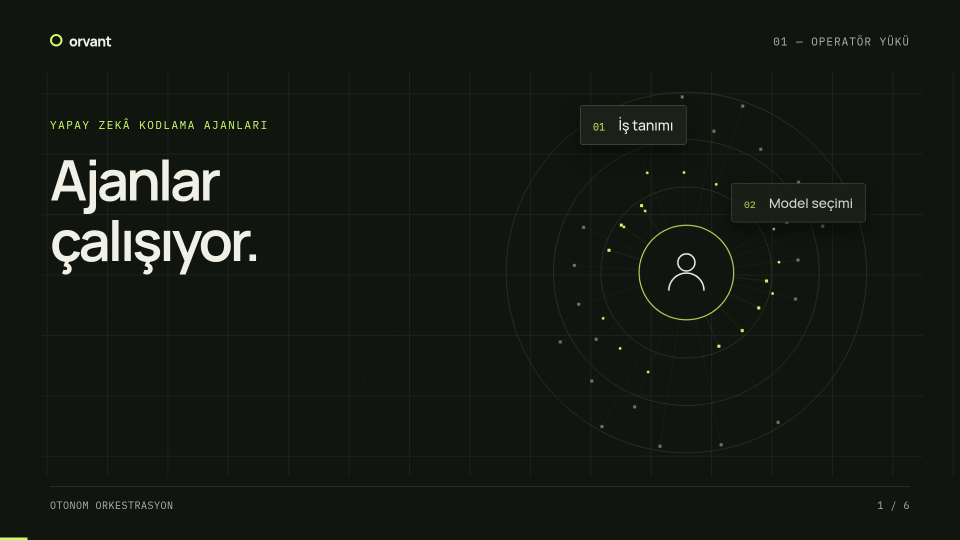
#> input picture testler/t12-orvant-tanitim-serbest/astra/qa/frame-1.5.png, 1920 x 1080 px (shown at 1/2 size); its folder holds only this picture in this run
$ python contact.py
#> lines starting #> are read from the running program, lines starting #| are printed output that depends on the picture
from PIL import Image,ImageDraw
from pathlib import Path
files=sorted(Path('qa').glob('frame-*.png'),key=lambda p:float(p.stem.split('-')[1]))
out=Image.new('RGB',(1280,384*((len(files)+1)//2)), '#20251c');d=ImageDraw.Draw(out)
#> after `out = Image.new('RGB', (1280, 384 * ((len(files) + 1) // 2)), '#20251c`:
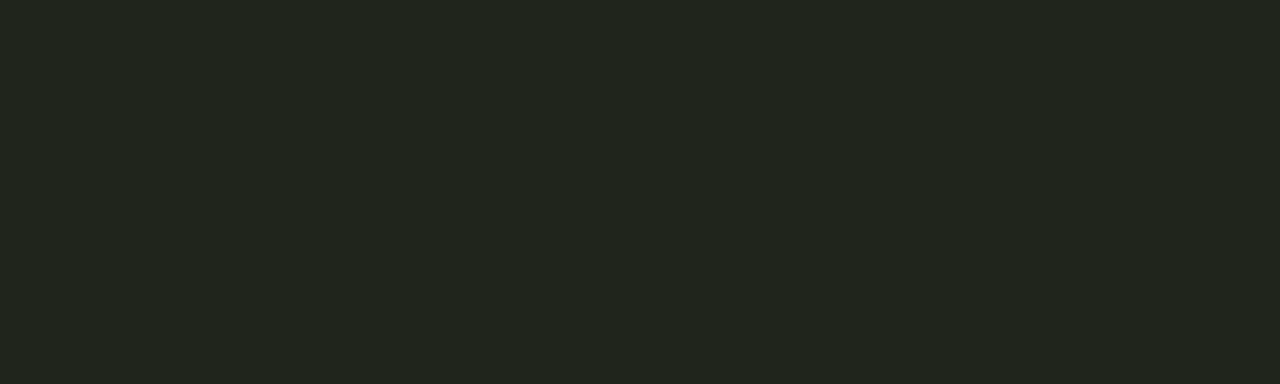
#> out: PIL image 1280x384 RGB; mean R, G, B 32, 37, 28
for i,p in enumerate(files):
 im=Image.open(p);im.thumbnail((640,360));x=(i%2)*640;y=(i//2)*384;out.paste(im,(x,y));d.text((x+12,y+364),p.stem,fill='white')
#> further down, im is the input picture: PIL image 1920x1080 RGB; mean R, G, B 21.1, 25.3, 19.7
#> after `im.thumbnail((640, 360))`:
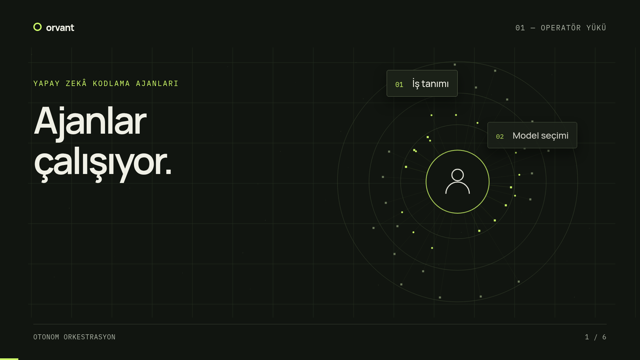
#> im: PIL image 640x360 RGB; mean R, G, B 21.1, 25.3, 19.7
out.save('qa/contact.jpg')
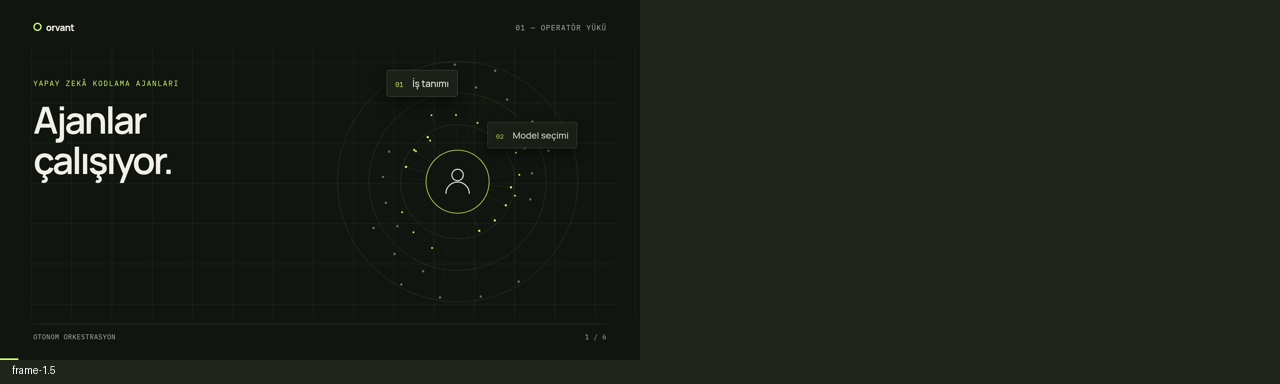
#> saved as contact.jpg: PIL image 1280x384 RGB; mean R, G, B 26.9, 31.5, 24.1

$ run again, on testler/t12-orvant-tanitim-serbest/astra/qa/frame-20.5.png
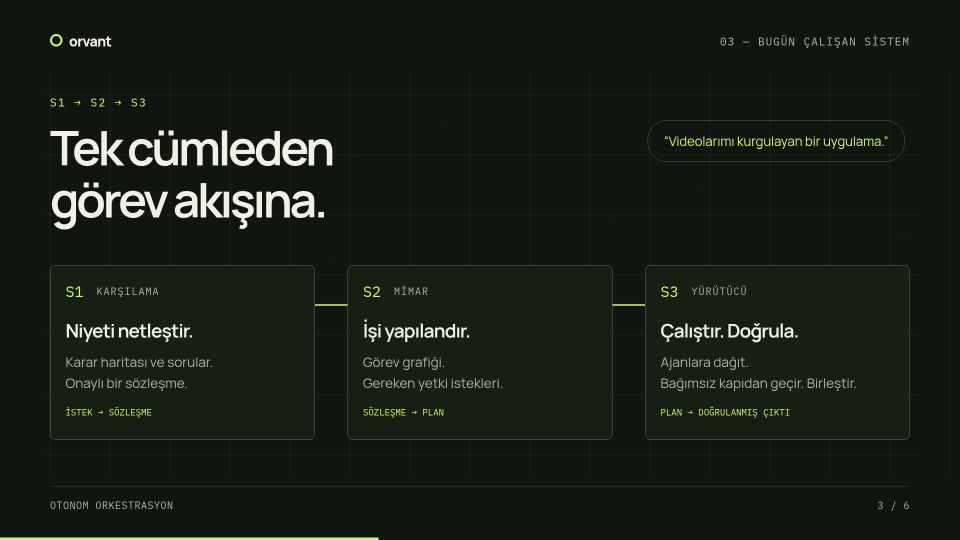
#> input picture testler/t12-orvant-tanitim-serbest/astra/qa/frame-20.5.png, 1920 x 1080 px (shown at 1/2 size)
#> im is the input picture: PIL image 1920x1080 RGB; mean R, G, B 25.1, 30.1, 22.6
#> `im.thumbnail((640, 360))`:
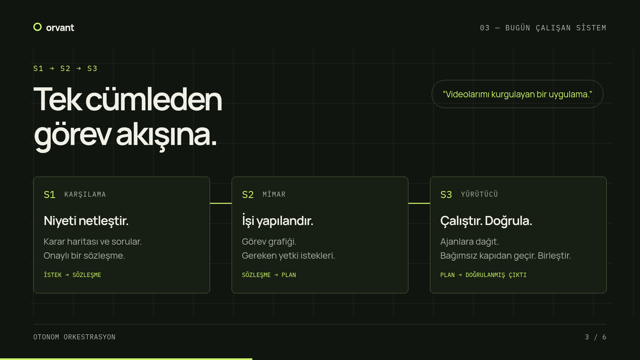
#> im: PIL image 640x360 RGB; mean R, G, B 25.1, 30.1, 22.6
#> `out.paste(im, (x, y))`:
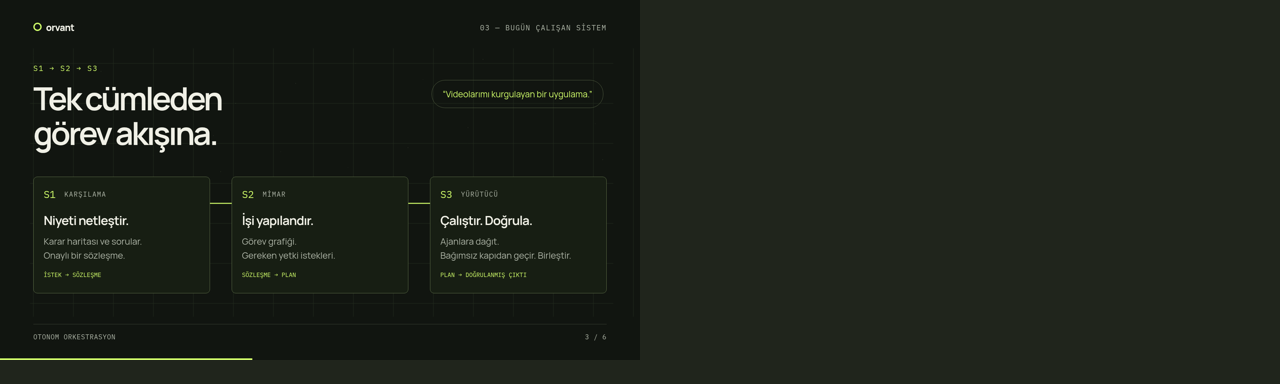
#> out: PIL image 1280x384 RGB; mean R, G, B 28.8, 33.8, 25.5
